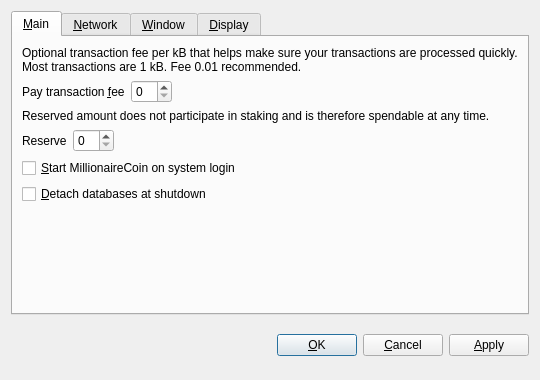
<?xml version="1.0" encoding="UTF-8"?>
<ui version="4.0">
 <class>OptionsDialog</class>
 <widget class="QDialog" name="OptionsDialog">
  <property name="geometry">
   <rect>
    <x>0</x>
    <y>0</y>
    <width>540</width>
    <height>380</height>
   </rect>
  </property>
  <property name="windowTitle">
   <string>Options</string>
  </property>
  <property name="modal">
   <bool>true</bool>
  </property>
  <layout class="QVBoxLayout" name="verticalLayout">
   <item>
    <widget class="QTabWidget" name="tabWidget">
     <property name="tabPosition">
      <enum>QTabWidget::North</enum>
     </property>
     <property name="currentIndex">
      <number>0</number>
     </property>
     <widget class="QWidget" name="tabMain">
      <attribute name="title">
       <string>&amp;Main</string>
      </attribute>
      <layout class="QVBoxLayout" name="verticalLayout_Main">
       <item>
        <widget class="QLabel" name="transactionFeeInfoLabel">
         <property name="text">
          <string>Optional transaction fee per kB that helps make sure your transactions are processed quickly. Most transactions are 1 kB. Fee 0.01 recommended.</string>
         </property>
         <property name="textFormat">
          <enum>Qt::PlainText</enum>
         </property>
         <property name="wordWrap">
          <bool>true</bool>
         </property>
        </widget>
       </item>
       <item>
        <layout class="QHBoxLayout" name="horizontalLayoutFee">
         <item>
          <widget class="QLabel" name="transactionFeeLabel">
           <property name="text">
            <string>Pay transaction &amp;fee</string>
           </property>
           <property name="textFormat">
            <enum>Qt::PlainText</enum>
           </property>
           <property name="buddy">
            <cstring>transactionFee</cstring>
           </property>
          </widget>
         </item>
         <item>
          <widget class="BitcoinAmountField" name="transactionFee"/>
         </item>
         <item>
          <spacer name="horizontalSpacerFee">
           <property name="orientation">
            <enum>Qt::Horizontal</enum>
           </property>
           <property name="sizeHint" stdset="0">
            <size>
             <width>40</width>
             <height>20</height>
            </size>
           </property>
          </spacer>
         </item>
        </layout>
       </item>
       <item>
        <widget class="QLabel" name="reserveBalanceInfoLabel">
         <property name="text">
          <string>Reserved amount does not participate in staking and is therefore spendable at any time.</string>
         </property>
         <property name="textFormat">
          <enum>Qt::PlainText</enum>
         </property>
         <property name="wordWrap">
          <bool>true</bool>
         </property>
        </widget>
       </item>
       <item>
        <layout class="QHBoxLayout" name="horizontalLayoutReserveBalance">
         <item>
          <widget class="QLabel" name="reserveBalanceLabel">
           <property name="text">
            <string>Reserve</string>
           </property>
           <property name="textFormat">
            <enum>Qt::PlainText</enum>
           </property>
           <property name="buddy">
            <cstring>reserveBalance</cstring>
           </property>
          </widget>
         </item>
         <item>
          <widget class="BitcoinAmountField" name="reserveBalance"/>
         </item>
         <item>
          <spacer name="horizontalSpacerReserveBalance">
           <property name="orientation">
            <enum>Qt::Horizontal</enum>
           </property>
           <property name="sizeHint" stdset="0">
            <size>
             <width>40</width>
             <height>20</height>
            </size>
           </property>
          </spacer>
         </item>
        </layout>
       </item>
       <item>
        <widget class="QCheckBox" name="bitcoinAtStartup">
         <property name="toolTip">
          <string>Automatically start MillionaireCoin after logging in to the system.</string>
         </property>
         <property name="text">
          <string>&amp;Start MillionaireCoin on system login</string>
         </property>
        </widget>
       </item>
       <item>
        <widget class="QCheckBox" name="detachDatabases">
         <property name="toolTip">
          <string>Detach block and address databases at shutdown. This means they can be moved to another data directory, but it slows down shutdown. The wallet is always detached.</string>
         </property>
         <property name="text">
          <string>&amp;Detach databases at shutdown</string>
         </property>
        </widget>
       </item>
       <item>
        <spacer name="verticalSpacer_Main">
         <property name="orientation">
          <enum>Qt::Vertical</enum>
         </property>
         <property name="sizeHint" stdset="0">
          <size>
           <width>20</width>
           <height>40</height>
          </size>
         </property>
        </spacer>
       </item>
      </layout>
     </widget>
     <widget class="QWidget" name="tabNetwork">
      <attribute name="title">
       <string>&amp;Network</string>
      </attribute>
      <layout class="QVBoxLayout" name="verticalLayout_Network">
       <item>
        <widget class="QCheckBox" name="mapPortUpnp">
         <property name="toolTip">
          <string>Automatically open the MillionaireCoin client port on the router. This only works when your router supports UPnP and it is enabled.</string>
         </property>
         <property name="text">
          <string>Map port using &amp;UPnP</string>
         </property>
        </widget>
       </item>
       <item>
        <widget class="QCheckBox" name="connectSocks">
         <property name="toolTip">
          <string>Connect to the MillionaireCoin network through a SOCKS proxy (e.g. when connecting through Tor).</string>
         </property>
         <property name="text">
          <string>&amp;Connect through SOCKS proxy:</string>
         </property>
        </widget>
       </item>
       <item>
        <layout class="QHBoxLayout" name="horizontalLayout_Network">
         <item>
          <widget class="QLabel" name="proxyIpLabel">
           <property name="text">
            <string>Proxy &amp;IP:</string>
           </property>
           <property name="textFormat">
            <enum>Qt::PlainText</enum>
           </property>
           <property name="buddy">
            <cstring>proxyIp</cstring>
           </property>
          </widget>
         </item>
         <item>
          <widget class="QValidatedLineEdit" name="proxyIp">
           <property name="maximumSize">
            <size>
             <width>140</width>
             <height>16777215</height>
            </size>
           </property>
           <property name="toolTip">
            <string>IP address of the proxy (e.g. 127.0.0.1)</string>
           </property>
          </widget>
         </item>
         <item>
          <widget class="QLabel" name="proxyPortLabel">
           <property name="text">
            <string>&amp;Port:</string>
           </property>
           <property name="textFormat">
            <enum>Qt::PlainText</enum>
           </property>
           <property name="buddy">
            <cstring>proxyPort</cstring>
           </property>
          </widget>
         </item>
         <item>
          <widget class="QLineEdit" name="proxyPort">
           <property name="maximumSize">
            <size>
             <width>55</width>
             <height>16777215</height>
            </size>
           </property>
           <property name="toolTip">
            <string>Port of the proxy (e.g. 9050)</string>
           </property>
          </widget>
         </item>
         <item>
          <widget class="QLabel" name="socksVersionLabel">
           <property name="text">
            <string>SOCKS &amp;Version:</string>
           </property>
           <property name="textFormat">
            <enum>Qt::PlainText</enum>
           </property>
           <property name="buddy">
            <cstring>socksVersion</cstring>
           </property>
          </widget>
         </item>
         <item>
          <widget class="QValueComboBox" name="socksVersion">
           <property name="toolTip">
            <string>SOCKS version of the proxy (e.g. 5)</string>
           </property>
          </widget>
         </item>
         <item>
          <spacer name="horizontalSpacer_Network">
           <property name="orientation">
            <enum>Qt::Horizontal</enum>
           </property>
           <property name="sizeHint" stdset="0">
            <size>
             <width>40</width>
             <height>20</height>
            </size>
           </property>
          </spacer>
         </item>
        </layout>
       </item>
       <item>
        <spacer name="verticalSpacer_Network">
         <property name="orientation">
          <enum>Qt::Vertical</enum>
         </property>
         <property name="sizeHint" stdset="0">
          <size>
           <width>20</width>
           <height>40</height>
          </size>
         </property>
        </spacer>
       </item>
      </layout>
     </widget>
     <widget class="QWidget" name="tabWindow">
      <attribute name="title">
       <string>&amp;Window</string>
      </attribute>
      <layout class="QVBoxLayout" name="verticalLayout_Window">
       <item>
        <widget class="QCheckBox" name="minimizeToTray">
         <property name="toolTip">
          <string>Show only a tray icon after minimizing the window.</string>
         </property>
         <property name="text">
          <string>&amp;Minimize to the tray instead of the taskbar</string>
         </property>
        </widget>
       </item>
       <item>
        <widget class="QCheckBox" name="minimizeOnClose">
         <property name="toolTip">
          <string>Minimize instead of exit the application when the window is closed. When this option is enabled, the application will be closed only after selecting Quit in the menu.</string>
         </property>
         <property name="text">
          <string>M&amp;inimize on close</string>
         </property>
        </widget>
       </item>
       <item>
        <spacer name="verticalSpacer_Window">
         <property name="orientation">
          <enum>Qt::Vertical</enum>
         </property>
         <property name="sizeHint" stdset="0">
          <size>
           <width>20</width>
           <height>40</height>
          </size>
         </property>
        </spacer>
       </item>
      </layout>
     </widget>
     <widget class="QWidget" name="tabDisplay">
      <attribute name="title">
       <string>&amp;Display</string>
      </attribute>
      <layout class="QVBoxLayout" name="verticalLayout_Display">
       <item>
        <layout class="QHBoxLayout" name="horizontalLayout_1_Display">
         <item>
          <widget class="QLabel" name="langLabel">
           <property name="text">
            <string>User Interface &amp;language:</string>
           </property>
           <property name="textFormat">
            <enum>Qt::PlainText</enum>
           </property>
           <property name="buddy">
            <cstring>lang</cstring>
           </property>
          </widget>
         </item>
         <item>
          <widget class="QValueComboBox" name="lang">
           <property name="toolTip">
            <string>The user interface language can be set here. This setting will take effect after restarting MillionaireCoin.</string>
           </property>
          </widget>
         </item>
        </layout>
       </item>
       <item>
        <layout class="QHBoxLayout" name="horizontalLayout_2_Display">
         <item>
          <widget class="QLabel" name="unitLabel">
           <property name="text">
            <string>&amp;Unit to show amounts in:</string>
           </property>
           <property name="textFormat">
            <enum>Qt::PlainText</enum>
           </property>
           <property name="buddy">
            <cstring>unit</cstring>
           </property>
          </widget>
         </item>
         <item>
          <widget class="QValueComboBox" name="unit">
           <property name="toolTip">
            <string>Choose the default subdivision unit to show in the interface and when sending coins.</string>
           </property>
          </widget>
         </item>
        </layout>
       </item>
       <item>
        <widget class="QCheckBox" name="displayAddresses">
         <property name="toolTip">
          <string>Whether to show MillionaireCoin addresses in the transaction list or not.</string>
         </property>
         <property name="text">
          <string>&amp;Display addresses in transaction list</string>
         </property>
        </widget>
       </item>
       <item>
        <widget class="QCheckBox" name="coinControlFeatures">
         <property name="toolTip">
          <string>Whether to show coin control features or not.</string>
         </property>
         <property name="text">
          <string>Display coin &amp;control features (experts only!)</string>
         </property>
        </widget>
       </item>
       <item>
        <spacer name="verticalSpacer_Display">
         <property name="orientation">
          <enum>Qt::Vertical</enum>
         </property>
         <property name="sizeHint" stdset="0">
          <size>
           <width>20</width>
           <height>40</height>
          </size>
         </property>
        </spacer>
       </item>
      </layout>
     </widget>
    </widget>
   </item>
   <item>
    <layout class="QHBoxLayout" name="horizontalLayout_Buttons">
     <item>
      <spacer name="horizontalSpacer_1">
       <property name="orientation">
        <enum>Qt::Horizontal</enum>
       </property>
       <property name="sizeHint" stdset="0">
        <size>
         <width>40</width>
         <height>48</height>
        </size>
       </property>
      </spacer>
     </item>
     <item>
      <widget class="QLabel" name="statusLabel">
       <property name="font">
        <font>
         <weight>75</weight>
         <bold>true</bold>
        </font>
       </property>
       <property name="text">
        <string/>
       </property>
       <property name="textFormat">
        <enum>Qt::PlainText</enum>
       </property>
       <property name="wordWrap">
        <bool>true</bool>
       </property>
      </widget>
     </item>
     <item>
      <spacer name="horizontalSpacer_2">
       <property name="orientation">
        <enum>Qt::Horizontal</enum>
       </property>
       <property name="sizeHint" stdset="0">
        <size>
         <width>40</width>
         <height>48</height>
        </size>
       </property>
      </spacer>
     </item>
     <item>
      <widget class="QPushButton" name="okButton">
       <property name="text">
        <string>&amp;OK</string>
       </property>
      </widget>
     </item>
     <item>
      <widget class="QPushButton" name="cancelButton">
       <property name="text">
        <string>&amp;Cancel</string>
       </property>
       <property name="autoDefault">
        <bool>false</bool>
       </property>
      </widget>
     </item>
     <item>
      <widget class="QPushButton" name="applyButton">
       <property name="text">
        <string>&amp;Apply</string>
       </property>
       <property name="autoDefault">
        <bool>false</bool>
       </property>
      </widget>
     </item>
    </layout>
   </item>
  </layout>
 </widget>
 <customwidgets>
  <customwidget>
   <class>BitcoinAmountField</class>
   <extends>QSpinBox</extends>
   <header>bitcoinamountfield.h</header>
  </customwidget>
  <customwidget>
   <class>QValueComboBox</class>
   <extends>QComboBox</extends>
   <header>qvaluecombobox.h</header>
  </customwidget>
  <customwidget>
   <class>QValidatedLineEdit</class>
   <extends>QLineEdit</extends>
   <header>qvalidatedlineedit.h</header>
  </customwidget>
 </customwidgets>
 <resources/>
 <connections/>
</ui>
